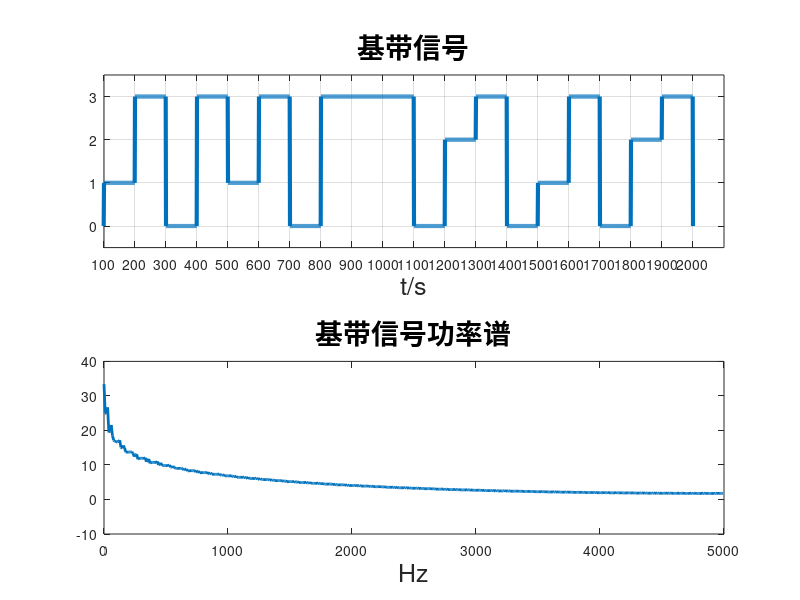
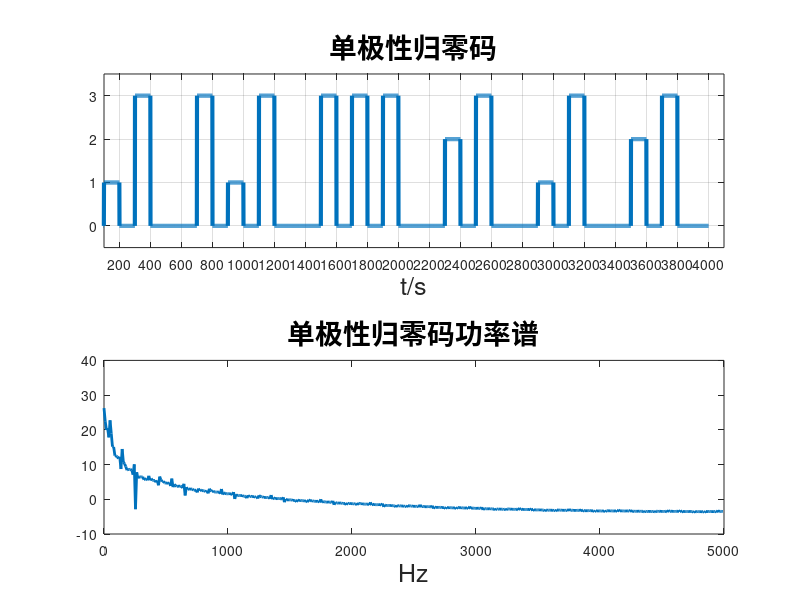
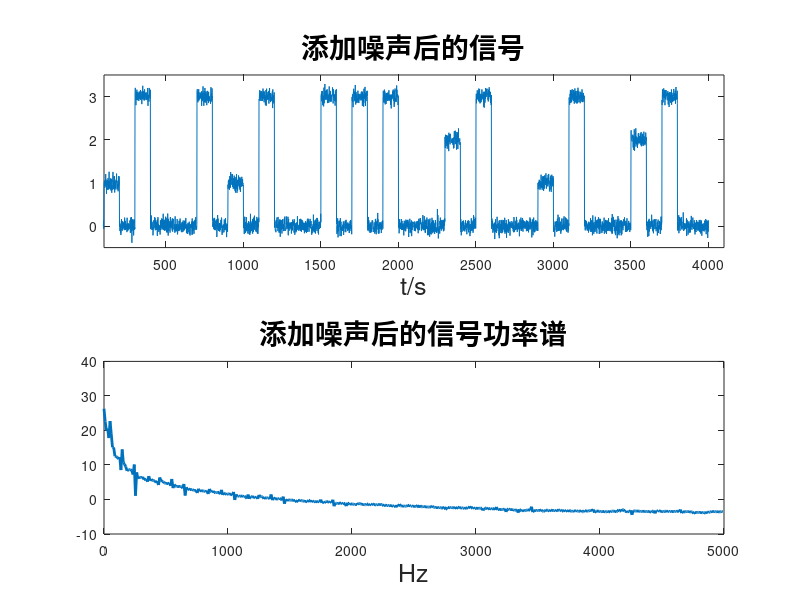
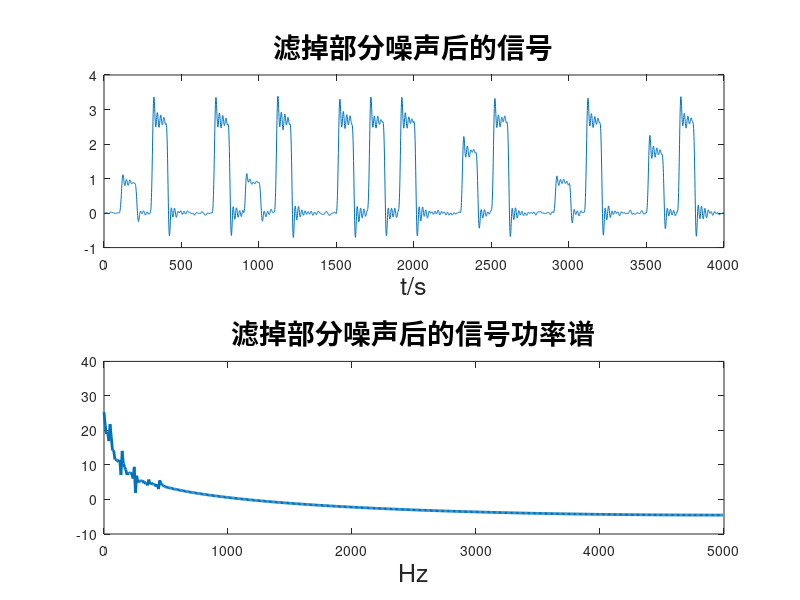

MATLAB code to generate these figures, in order:
clear;
Fs=1e4;                        %采样频率
len=20;                        %码元长度
in=randint(1,len,4);          %产生初始码元序列
sig=[];
out=[];
for    t=1:2000              %产生基带信号
n=fix(t/100);
if n==0
in_a(t)=0;
else
in_a(t)=in(n);
end
end
subplot(2,1,1);              %基带信号
plot(in_a,'LineWidth',3);
title('基带信号','FontWeight','bold','FontSize',20);
xlabel('t/s','FontSize',18);
axis([100,2100,-0.5,3.5]);
set(gca,'XTick',0:100:2000);

grid on;
cxn=xcorr(in_a,'unbiased'); %%计算序列的自相关函数
nfft=1024;
CXk=fft(cxn,nfft);
Pxx=abs(CXk);
index=0:round(nfft/2-1);
k=index*Fs/nfft;
subplot(2,1,2);
plot_Pxx=10*log10(Pxx(index+1));
plot(k,plot_Pxx,'LineWidth',2);
title('基带信号功率谱','FontWeight','bold','FontSize',20);
axis([0,5000,-10,40]);
xlabel('Hz','FontSize',18,'FontSize',18);
for    i=1:len        %产生单极性归零码信号
if  in(i)==0
ins=[0,0];
elseif in(i)==1
ins=[1,0];
elseif in(i)==2
ins=[2,0];
else
ins=[3,0];
end
sig=[sig,ins];
end
for    t=1:4000
n=fix(t/100);
if n==0
s(t)=0;
else
s(t)=sig(n);
end
end
figure;
subplot(2,1,1);            %单极性归零码
plot(s,'LineWidth',3);
title('单极性归零码','FontWeight','bold','FontSize',20);
xlabel('t/s','FontSize',18);
axis([100,4100,-0.5,3.5]);
set(gca,'XTick',0:200:4100);
grid on;
cxn=xcorr(s,'unbiased');
nfft=1024;
CXk=fft(cxn,nfft);
Pxx=abs(CXk);
index=0:round(nfft/2-1);
k=index*Fs/nfft;
subplot(2,1,2);
plot_Pxx=10*log10(Pxx(index+1));
plot(k,plot_Pxx,'LineWidth',2);
title('单极性归零码功率谱','FontWeight','bold','FontSize',20);
axis([0,5000,-10,40]);
xlabel('Hz','FontSize',18);
s1=awgn(s,20);              %添加噪声
figure;
subplot(2,1,1);
plot(s1);
title('添加噪声后的信号','FontWeight','bold','FontSize',20);
xlabel('t/s','FontSize',18);
axis([100,4100,-0.5,3.5]);
set(gca,'XTick',0:500:4100);
cxn=xcorr(s1,'unbiased');
nfft=1024;
CXk=fft(cxn,nfft);
Pxx=abs(CXk);
index=0:round(nfft/2-1);
k=index*Fs/nfft;
subplot(2,1,2);
plot_Pxx=10*log10(Pxx(index+1));
plot(k,plot_Pxx,'LineWidth',2);
title('添加噪声后的信号功率谱','FontWeight','bold','FontSize',20);
axis([0,5000,-10,40]);
xlabel('Hz','FontSize',18);    %滤波器设计
fp=500;                            %通带截止
fs= 550;                        %阻带截止
ws=fs*2/Fs;
wp=fp*2/Fs;
[N, Wp] = ellipord(wp,ws,1,40);
[b,a]=ellip(N,1,40,Wp);
sf0=filter(b,a,s1) ;    %滤掉部分噪声后的信号
figure;
subplot(2,1,1);
plot(sf0);
title('滤掉部分噪声后的信号','FontWeight','bold','FontSize',20);
xlabel('t/s','FontSize',18);
set(gca,'XTick',0:500:4100);
cxn=xcorr(sf0,'unbiased'); nfft=1024;
CXk=fft(cxn,nfft);
Pxx=abs(CXk);
index=0:round(nfft/2-1);
k=index*Fs/nfft;
subplot(2,1,2);
plot_Pxx=10*log10(Pxx(index+1));
plot(k,plot_Pxx,'LineWidth',2);
title('滤掉部分噪声后的信号功率谱','FontWeight','bold','FontSize',20);
axis([0,5000,-10,40]);
xlabel('Hz','FontSize',18,'FontSize',18);
for m=1:20                  %抽样判决
p=round(sf0(200*m-20));
out=[out,p];
end
figure;
subplot(2,1,1);        %原始码元序列
stairs(in,'LineWidth',3);
title('原始码元序列','FontWeight','bold','FontSize',20);
axis([1,21,-0.5,3.5]);
set(gca,'XTick',0:1:20);
grid on;
subplot(2,1,2);  %抽样判决后恢复的信号序列
stairs(out,'LineWidth',3);
title('抽样判决后恢复的信号序列','FontWeight','bold','FontSize',20);
axis([1,21,-0.5,3.5]);
set(gca,'XTick',0:1:20);
grid on;
